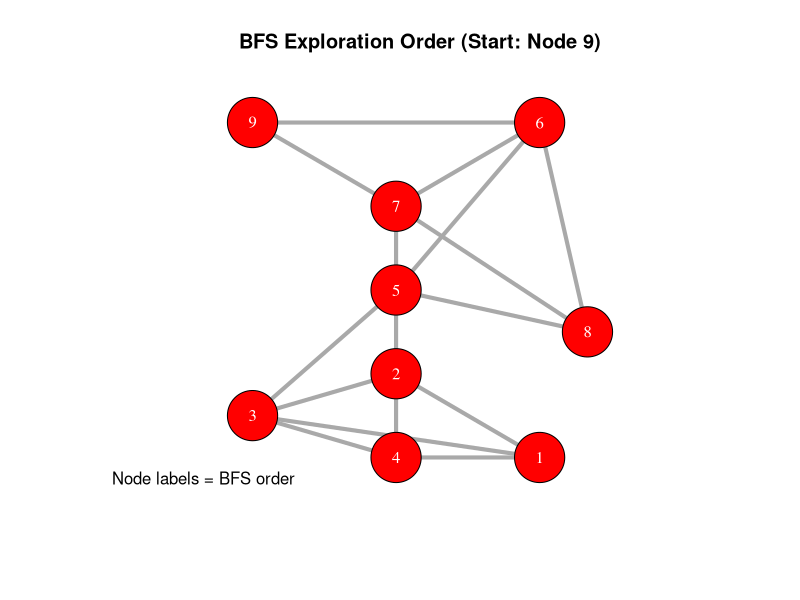

Write the R code that produced this figure.
# Label the nodes of the graph in Figure 13.12(a) in the order of
# exploration of a BFS. Start from the node in the bottom right
# corner.

library(igraph)

# Building the undirected graph
edges <- matrix(c(
1,2,
1,3,
2,3,
2,4,
2,5,
3,5,
3,4,
4,5,
5,6,
5,7,
6,7,
6,8,
6,9,
7,8,
7,9,
8,9
), byrow=TRUE, ncol=2)
g <- graph_from_edgelist(edges, directed=FALSE)

# Solution

# BFS from node 9 (bottom right)
bfs_result <- bfs(g, root=9, order=TRUE)
bfs_order <- bfs_result$order
labels <- rep(NA, vcount(g))
labels[bfs_order] <- seq_along(bfs_order)

# Layout for nice visual match to figure
layout_coords <- matrix(c(
  0.2, 1.0,   # node 1
  0.8, 1.0,   # node 2
  0.5, 0.8,   # node 3
  0.9, 0.5,   # node 4
  0.5, 0.6,   # node 5
  0.5, 0.4,   # node 6
  0.2, 0.3,   # node 7
  0.5, 0.2,   # node 8
  0.8, 0.2    # node 9 (start)
), byrow=TRUE, ncol=2)

# Plot the graph
plot(
  g, 
  layout=layout_coords, 
  vertex.color="red", 
  vertex.size=30, 
  vertex.label=labels, 
  vertex.label.color="white", 
  edge.width=4, 
  edge.color="darkgrey", 
  main="BFS Exploration Order (Start: Node 9)"
)
legend("bottomleft", legend="Node labels = BFS order", bty="n")